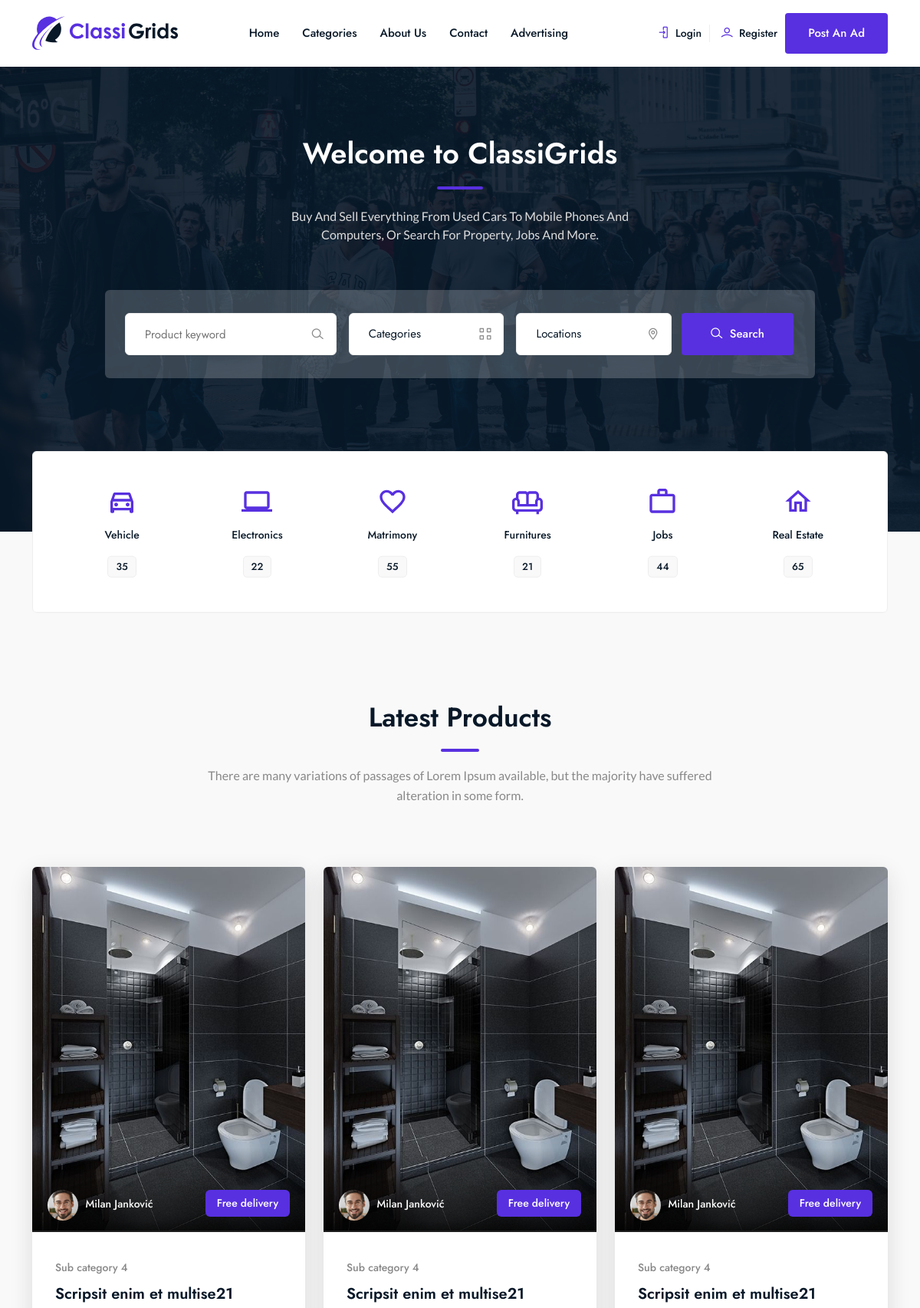
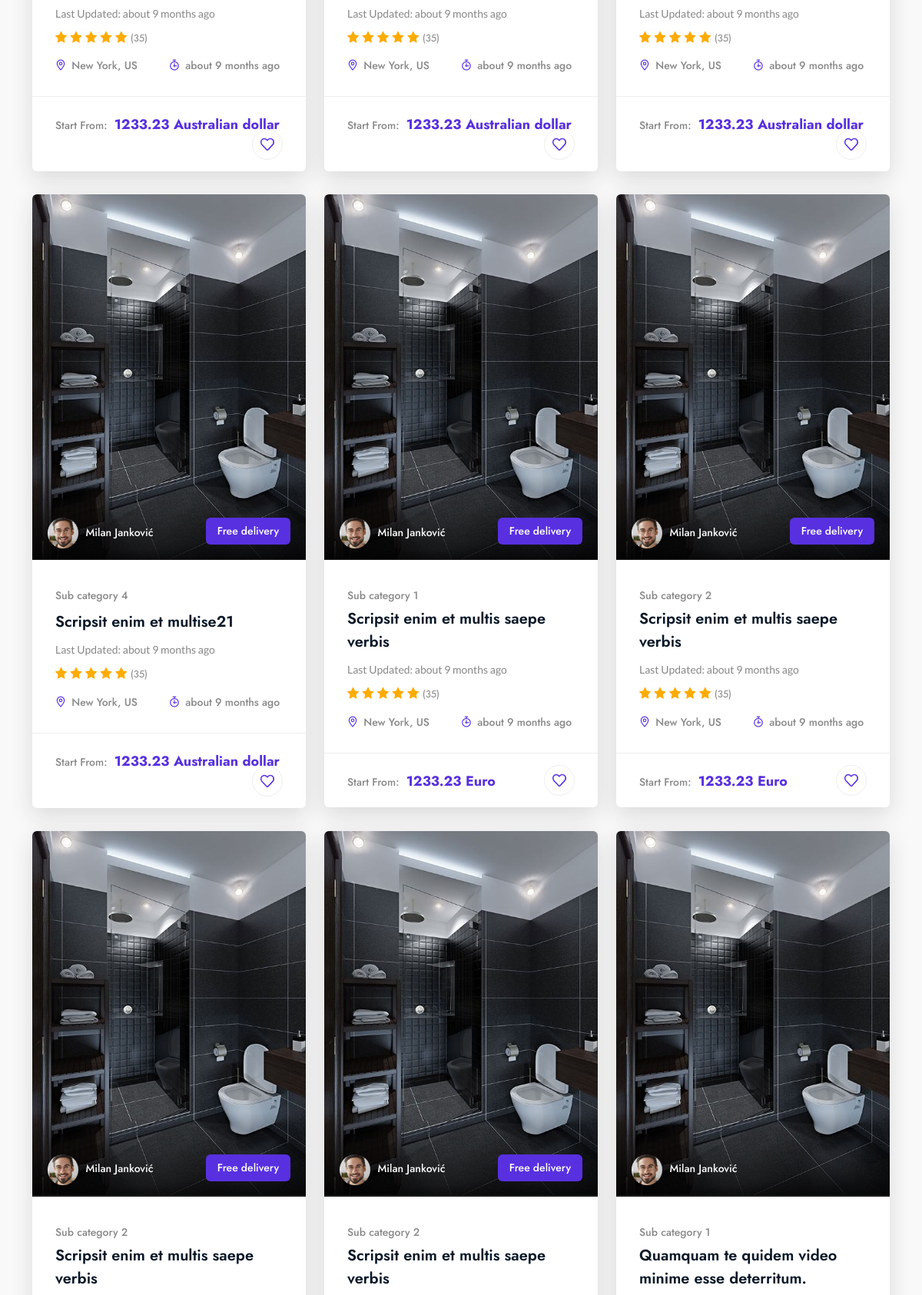
/view-category.php (upper part), run on the app's committed database (2 pictures, top to bottom).
### tables this page shows
CREATE TABLE `ads` (
  `id` int(11) NOT NULL,
  `title` varchar(211) NOT NULL,
  `price` decimal(10,2) NOT NULL,
  `price_type_id` int(11) NOT NULL,
  `currency_id` int(11) NOT NULL,
  `images` text DEFAULT NULL,
  `youtube_link` text NOT NULL,
  `description` text NOT NULL,
  `condition_id` int(11) NOT NULL,
  `sub_category_id` int(11) DEFAULT NULL,
  `amount` int(11) NOT NULL,
  `sending_id` int(11) NOT NULL,
  `payment_id` int(11) NOT NULL,
  `free_delivery` int(11) NOT NULL DEFAULT 0,
  `created_at` datetime NOT NULL,
  `updated_at` datetime NOT NULL,
  `expires_at` datetime NOT NULL,
  `user_id` int(11) NOT NULL,
  `slug` varchar(211) DEFAULT NULL
);

CREATE TABLE `users` (
  `id` int(11) NOT NULL,
  `first_name` varchar(211) NOT NULL,
  `last_name` varchar(211) NOT NULL,
  `state` varchar(211) NOT NULL,
  `city` varchar(211) NOT NULL,
  `postal_code` varchar(211) NOT NULL,
  `address` varchar(211) NOT NULL,
  `email` varchar(211) NOT NULL,
  `phone_number` varchar(211) NOT NULL,
  `password` varchar(211) NOT NULL,
  `banned` int(211) NOT NULL DEFAULT 0,
  `active` int(11) NOT NULL DEFAULT 1,
  `token` varchar(211) DEFAULT NULL,
  `is_admin` int(11) NOT NULL DEFAULT 0,
  `created_at` datetime NOT NULL
);

CREATE TABLE `subcategories` (
  `id` int(11) UNSIGNED NOT NULL,
  `title` varchar(211) NOT NULL,
  `category_id` int(11) UNSIGNED NOT NULL,
  `slug` varchar(211) DEFAULT NULL
);

CREATE TABLE `currencies` (
  `id` int(11) NOT NULL,
  `title` varchar(211) NOT NULL,
  `slug` varchar(211) DEFAULT NULL
);

### classes/ad.class.php (called while the page is built, shortened)
<?php
class Ad extends DbConnect {
public function getSubCategoryDetails($id){
$sql = 'select * from subcategories where id = ? ';
$query = $this -> connect()-> prepare($sql);
$query -> execute([$id]);
$subCategory = $query -> fetch();
return $subCategory;
}
public function getUserDetails($id){
$sql = 'select * from users where id = ? ';
$query = $this -> connect()-> prepare($sql);
$query -> execute([$id]);
$user = $query -> fetch();
return $user;
}
public function getAllAdsInFrontPage(){
$page = isset($_GET['page']) ? (int)$_GET['page'] : 1 ;
$perPage = isset($_GET['per-page'])&& $_GET['per-page'] <= 12 ? (int)$_GET['per-page'] : 12 ;
$start = ( $page > 1 ) ? ($page * $perPage ) - $perPage : 0 ;
$sql = 'select * from ads order by title desc LIMIT :start , :perPage';
$query = $this -> connect() -> prepare($sql);
$query -> bindParam( ':start' , $start , PDO::PARAM_INT);
$query -> bindParam( ':perPage' , $perPage , PDO::PARAM_INT);
$query -> execute();
$ads = $query -> fetchAll();
$sql = 'select * from ads ';
$query = $this -> connect() -> query($sql);
$ads_count = $query ->  fetchAll();
$allAds = count($ads_count);
$pages = ceil( $allAds / $perPage);
return array('pages' => $pages , 'ads' => $ads , 'per-page' => $perPage );
}
public function getCurrencyDetails($currency_id){
	$sql = 'select * from currencies where  id = ? order by title asc';
	$query = $this -> connect() -> prepare($sql);
	$query -> execute([$currency_id]);
	$currency = $query -> fetch();
	return $currency;
}
}

### include/db.inc.php (called while the page is built, shortened)
<?php
class DbConnect {
	private $host = HOST;
	private $dbname = DBNAME;
	private $username = USERNAME;
	private $password = PASSWORD;
	protected function connect() {
		try {
		$sql = 'mysql:host='. $this -> host .';dbname='. $this -> dbname ;
		$pdo = new PDO ( $sql , $this -> username , $this -> password );
		$pdo -> setAttribute( PDO::ATTR_DEFAULT_FETCH_MODE , PDO::FETCH_ASSOC );
		$pdo -> setAttribute ( PDO::ATTR_ERRMODE , PDO::ERRMODE_EXCEPTION );
		$pdo -> exec( 'set names utf8');
		return $pdo;
		} catch ( PDOException $e ){
			echo $e -> getMessage();
		}
	}
}

### include/timeago.class.php (called while the page is built, shortened)
<?php
class get_timeago
{
    private static $seconds = 1;
    private static $minute = 60;
    private static $hour = 3600;
    private static $day = 86400;
    private static $month = 2592000;
    private static $year = 31104000;
    public function get_lang($lang, $r = "")
    {
        $array = array(
          "es" => array("less"=>"Hace menos de 1 segundo",
                       "year"=>"Hace un a&ntilde;o",
                       "month"=>"Hace un mes",
                       "day"=>"Hace un d&iacute;a",
                       "hour"=>"Hace una hora",
                       "minute"=>"Hace un minuto",
                       "second"=>"Hace un segundo"),
          "es2" => array("year", "Hace $r años",
                       "month"=>"Hace $r meses",
                       "day"=>"Hace $r d&iacute;as",
                       "hour"=>"Hace $r horas",
                       "minute"=>"Hace $r minutos",
                       "second"=>"Hace $r segundos"),
          "en" => array("less"=>"less than 1 second ago",
                       "year"=>"about 1 year ago",
                       "month"=>"about 1 month ago",
                       "day"=>"about 1 day ago",
                       "hour"=>"about 1 hour ago",
                       "minute"=>"about 1 minute ago",
                       "second"=>"about 1 second ago"),
          "en2" => array("year"=>"about $r years ago",
                       "month"=>"about $r months ago",
                       "day"=>"about $r days ago",
                       "hour"=>"about $r hours ago",
                       "minute"=>"about $r minutes ago",
                       "second"=>"about $r seconds ago")
          );
        return $array[$lang];
    }
    public function timeago($time, $lang = "en")
    {
        $strtotime = time() - strtotime($time);
        $artime = array(self::$year  =>  'year',
                        self::$month =>  'month',
                        self::$day   =>  'day',
                        self::$hour  =>  'hour',
                        self::$minute=>  'minute',
                        self::$seconds=>  'second');
        foreach($artime as $s => $string)
        {
            $day = $strtotime / $s;
            if($day >= 1)
            {
                $r = round($day);
                $get = self::get_lang(($r > 1) ? $lang."2" : $lang, $r);
                return $get[$string];
            }
        }
    }
}
?>

### partials/__items_grid.php (the view, shortened to what this page needs)
    <section class="items-grid section custom-padding">
        <div class="container">
            <div class="row">
                <div class="col-12">
                    <div class="section-title">
                        <h2 class="wow fadeInUp" data-wow-delay=".4s">Latest Products</h2>
                        <p class="wow fadeInUp" data-wow-delay=".6s">There are many variations of passages of Lorem
                            Ipsum available, but the majority have suffered alteration in some form.</p>
                    </div>
                </div>
            </div>
            <div class="single-head">
                <div class="row">
<?php
$ads = new Ad();
if( count($ads -> getAllAdsInFrontPage()['ads']) > 0 ){
foreach($ads -> getAllAdsInFrontPage()['ads'] as $ad){
$user_id = $ad['user_id'];
$sub_category_id = $ad['sub_category_id'];
$first_name = $ads -> getUserDetails($user_id)['first_name'];
$last_name = $ads -> getUserDetails($user_id)['last_name'];
$subCategory = $ads -> getSubCategoryDetails($sub_category_id)['title'];
?>
                    <div class="col-lg-4 col-md-6 col-12">
                        <div class="single-grid wow fadeInUp" data-wow-delay=".2s">
                            <div class="image">
                                <a href="view-ad.php?id=<?php echo $ad['id']; ?>" class="thumbnail"><img src="uploads/<?php echo current(explode('|' , $ad['images']));  ?>" alt="#"></a>
                                <div class="author">
                                    <div class="author-image">
                                        <a href="view-ad.php?id=<?php echo $ad['id']; ?>"><img src="assets/images/items-grid/author-1.jpg" alt="#">
                                            <span><?php echo $first_name; ?> <?php echo $last_name; ?></span></a>
                                    </div>
                        <?php
if( $ad['free_delivery'] == 1 ){
?>
 <p class="sale">Free delivery</p>
    <?php
}
?>
                                </div>
                            </div>
                            <div class="content">
                                <div class="top-content">
                                    <a href="view-category.php?id=<?php echo $sub_category_id;  ?>" class="tag"><?php echo $subCategory; ?></a>
                                    <h3 class="title">
                                        <a href="view-ad.php?id=<?php echo $ad['id']; ?>"><?php echo $ad['title'] ?></a>
                                    </h3>
                                    <p class="update-time">Last Updated:
<?php echo $timeago->timeago($ad['updated_at']); ?>
                                    </p>
                                    <ul class="rating">
                                        <li><i class="lni lni-star-filled"></i></li>
                                        <li><i class="lni lni-star-filled"></i></li>
                                        <li><i class="lni lni-star-filled"></i></li>
                                        <li><i class="lni lni-star-filled"></i></li>
                                        <li><i class="lni lni-star-filled"></i></li>
                                        <li><a href="javascript:void(0)">(35)</a></li>
                                    </ul>
                                    <ul class="info-list">
                                        <li><a href="javascript:void(0)"><i class="lni lni-map-marker"></i> New York, US</a></li>
                                        <li><a href="javascript:void(0)"><i class="lni lni-timer"></i>
<?php echo $timeago->timeago($ad['created_at']); ?>
                                          </a></li>
                                    </ul>
                                </div>
                                <div class="bottom-content">
                                    <p class="price">Start From: <span><?php echo $ad['price'] ?>
                                <?php echo $ads -> getCurrencyDetails($ad['currency_id'])['title']; ?></span></p>
                                    <a href="javascript:void(0)" class="like"><i class="lni lni-heart"></i></a>
                                </div>
                            </div>
                        </div>
                    </div>
<?php
}
?>
<?php
} else {
    echo 'There is no ads.';
}
 ?>
                </div>
            </div>
        </div>
    </section>

### data on the page
ads: user.first_name "Milan", user.last_name "Janković", free_delivery "Free delivery", sub_category.title "Sub category 4", title "Scripsit enim et multise21", updated_at "about 9 months ago", created_at "about 9 months ago", price "1233.23", currency.title "Australian dollar"
ads: user.first_name "Milan", user.last_name "Janković", free_delivery "Free delivery", sub_category.title "Sub category 4", title "Scripsit enim et multise21", updated_at "about 9 months ago", created_at "about 9 months ago", price "1233.23", currency.title "Australian dollar"
ads: user.first_name "Milan", user.last_name "Janković", free_delivery "Free delivery", sub_category.title "Sub category 4", title "Scripsit enim et multise21", updated_at "about 9 months ago", created_at "about 9 months ago", price "1233.23", currency.title "Australian dollar"
ads: user.first_name "Milan", user.last_name "Janković", free_delivery "Free delivery", sub_category.title "Sub category 4", title "Scripsit enim et multise21", updated_at "about 9 months ago", created_at "about 9 months ago", price "1233.23", currency.title "Australian dollar"
ads: user.first_name "Milan", user.last_name "Janković", free_delivery "Free delivery", sub_category.title "Sub category 1", title "Scripsit enim et multis saepe verbis", updated_at "about 9 months ago", created_at "about 9 months ago", price "1233.23", currency.title "Euro"
ads: user.first_name "Milan", user.last_name "Janković", free_delivery "Free delivery", sub_category.title "Sub category 2", title "Scripsit enim et multis saepe verbis", updated_at "about 9 months ago", created_at "about 9 months ago", price "1233.23", currency.title "Euro"
ads: user.first_name "Milan", user.last_name "Janković", free_delivery "Free delivery", sub_category.title "Sub category 2", title "Scripsit enim et multis saepe verbis"
ads: user.first_name "Milan", user.last_name "Janković", free_delivery "Free delivery", sub_category.title "Sub category 2", title "Scripsit enim et multis saepe verbis"
ads: user.first_name "Milan", user.last_name "Janković", sub_category.title "Sub category 1", title "Quamquam te quidem video minime esse deterritum."
